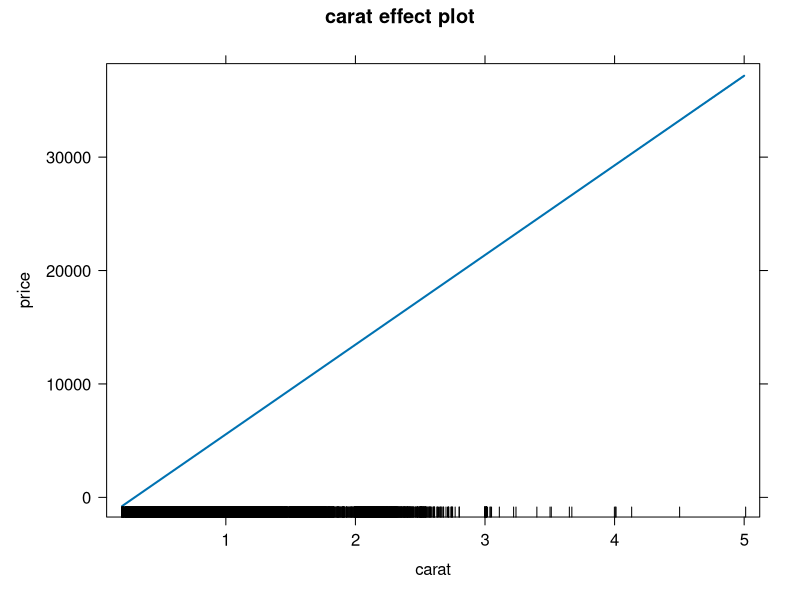
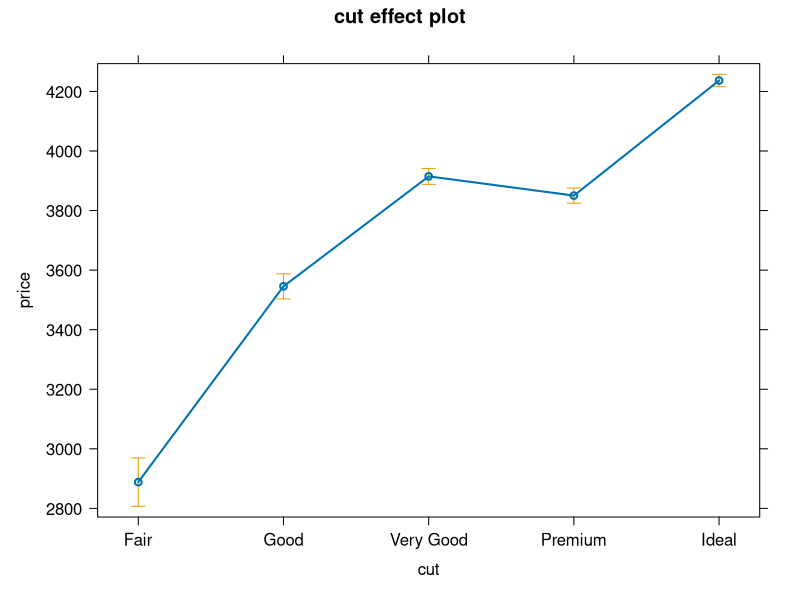

Generate these figures, in order, with R: (Note: this script raises an error after producing the figures.)
## ---- chunk 1
library(ggplot2)
library(effects)
## ---- chunk 2
m1 = lm(price ~ carat*cut,data=diamonds)
summary(m1)
## ---- chunk 3
e1 = effect("carat",m1)
plot(e1)
## ---- chunk 4
e2 = effect("cut",m1)
plot(e2)
## ---- chunk 5
e_c1 = effect("cut",mod=m1,given.values=c("carat"=0))
e_ct = effect("cut",mod=m1,typical="median")
e_cm = effect("cut",mod=m1,given.values=c("carat"=median(diamonds$carat)))
plot(e_c1)
plot(e_ct)
plot(e_cm)
## ---- chunk 6
ie = effect("carat*cut",m1)
# Note that carat is being binned
print(ie)
## ---- chunk 7
plot(ie,multiline=T)
## ---- chunk 8
ed = data.frame(ie)
ie2 = effect("carat",m1)
ed2 = data.frame(ie2)
ggplot() + 
  geom_histogram(aes(ie$data$carat),binwidth=.05) +
  geom_point(data=ed,aes(carat,fit,color=cut),shape="X",size=4) + 
  geom_smooth(data=ed,aes(carat,fit,group=cut,color=cut,ymin=lower,ymax=upper),stat="identity") +
  theme_classic() +
  theme(legend.position=c(.15,.7)) +
  ylab("Price") +
  xlab("Carat")
## ---- chunk 9
pmod <- lm(prestige ~ log(income) + education + type, data=Prestige)
## ---- chunk 10
plot(allEffects(pmod))
## ---- chunk 11
pmod_i = lm(prestige ~ income*type,data=Prestige)
typ_eff = effect("income*type", pmod_i,
                 xlevels=list(income = quantile(Prestige$income, c(.1,.5,.9))))
plot(typ_eff,x.var="type")
## ---- chunk 12
plot(typ_eff)
summary(pmod_i)
